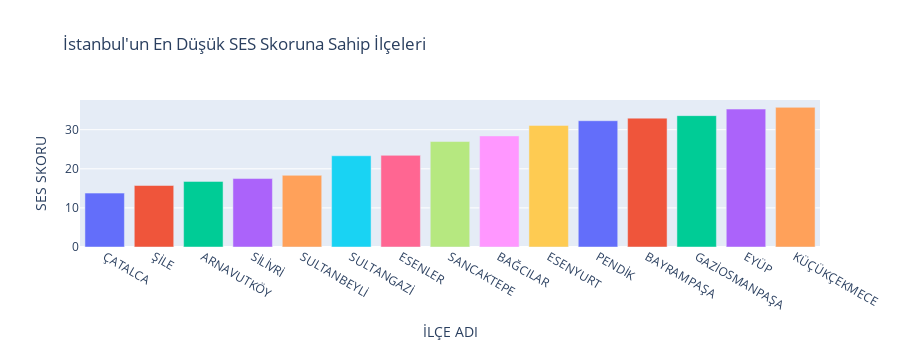

Notebook cell for this chart:
### Code cell
fig = px.bar(son15, x='İLÇE ADI', y='SES SKORU', color='İLÇE ADI', title='İstanbul\'un En Düşük SES Skoruna Sahip İlçeleri')
fig.update_layout(title_x=0.07, height=350)
# no legends
fig.update_layout(showlegend=False)
fig.show()

### Figure 1 — Plotly figure (JSON) as saved in the notebook; plotly's stock layout.template omitted (floating-point values rounded to 4 significant figures)
{"data": [{"alignmentgroup": "True", "hovertemplate": "İLÇE ADI=%{x}<br>SES SKORU=%{y}<extra></extra>", "legendgroup": "ÇATALCA", "marker": {"color": "#636efa", "pattern": {"shape": ""}}, "name": "ÇATALCA", "offsetgroup": "ÇATALCA", "orientation": "v", "showlegend": true, "textposition": "auto", "type": "bar", "x": ["ÇATALCA"], "xaxis": "x", "y": [13.78], "yaxis": "y"}, {"alignmentgroup": "True", "hovertemplate": "İLÇE ADI=%{x}<br>SES SKORU=%{y}<extra></extra>", "legendgroup": "ŞİLE", "marker": {"color": "#EF553B", "pattern": {"shape": ""}}, "name": "ŞİLE", "offsetgroup": "ŞİLE", "orientation": "v", "showlegend": true, "textposition": "auto", "type": "bar", "x": ["ŞİLE"], "xaxis": "x", "y": [15.73], "yaxis": "y"}, {"alignmentgroup": "True", "hovertemplate": "İLÇE ADI=%{x}<br>SES SKORU=%{y}<extra></extra>", "legendgroup": "ARNAVUTKÖY", "marker": {"color": "#00cc96", "pattern": {"shape": ""}}, "name": "ARNAVUTKÖY", "offsetgroup": "ARNAVUTKÖY", "orientation": "v", "showlegend": true, "textposition": "auto", "type": "bar", "x": ["ARNAVUTKÖY"], "xaxis": "x", "y": [16.78], "yaxis": "y"}, {"alignmentgroup": "True", "hovertemplate": "İLÇE ADI=%{x}<br>SES SKORU=%{y}<extra></extra>", "legendgroup": "SİLİVRİ", "marker": {"color": "#ab63fa", "pattern": {"shape": ""}}, "name": "SİLİVRİ", "offsetgroup": "SİLİVRİ", "orientation": "v", "showlegend": true, "textposition": "auto", "type": "bar", "x": ["SİLİVRİ"], "xaxis": "x", "y": [17.5], "yaxis": "y"}, {"alignmentgroup": "True", "hovertemplate": "İLÇE ADI=%{x}<br>SES SKORU=%{y}<extra></extra>", "legendgroup": "SULTANBEYLİ", "marker": {"color": "#FFA15A", "pattern": {"shape": ""}}, "name": "SULTANBEYLİ", "offsetgroup": "SULTANBEYLİ", "orientation": "v", "showlegend": true, "textposition": "auto", "type": "bar", "x": ["SULTANBEYLİ"], "xaxis": "x", "y": [18.33], "yaxis": "y"}, {"alignmentgroup": "True", "hovertemplate": "İLÇE ADI=%{x}<br>SES SKORU=%{y}<extra></extra>", "legendgroup": "SULTANGAZİ", "marker": {"color": "#19d3f3", "pattern": {"shape": ""}}, "name": "SULTANGAZİ", "offsetgroup": "SULTANGAZİ", "orientation": "v", "showlegend": true, "textposition": "auto", "type": "bar", "x": ["SULTANGAZİ"], "xaxis": "x", "y": [23.33], "yaxis": "y"}, {"alignmentgroup": "True", "hovertemplate": "İLÇE ADI=%{x}<br>SES SKORU=%{y}<extra></extra>", "legendgroup": "ESENLER", "marker": {"color": "#FF6692", "pattern": {"shape": ""}}, "name": "ESENLER", "offsetgroup": "ESENLER", "orientation": "v", "showlegend": true, "textposition": "auto", "type": "bar", "x": ["ESENLER"], "xaxis": "x", "y": [23.44], "yaxis": "y"}, {"alignmentgroup": "True", "hovertemplate": "İLÇE ADI=%{x}<br>SES SKORU=%{y}<extra></extra>", "legendgroup": "SANCAKTEPE", "marker": {"color": "#B6E880", "pattern": {"shape": ""}}, "name": "SANCAKTEPE", "offsetgroup": "SANCAKTEPE", "orientation": "v", "showlegend": true, "textposition": "auto", "type": "bar", "x": ["SANCAKTEPE"], "xaxis": "x", "y": [26.97], "yaxis": "y"}, {"alignmentgroup": "True", "hovertemplate": "İLÇE ADI=%{x}<br>SES SKORU=%{y}<extra></extra>", "legendgroup": "BAĞCILAR", "marker": {"color": "#FF97FF", "pattern": {"shape": ""}}, "name": "BAĞCILAR", "offsetgroup": "BAĞCILAR", "orientation": "v", "showlegend": true, "textposition": "auto", "type": "bar", "x": ["BAĞCILAR"], "xaxis": "x", "y": [28.41], "yaxis": "y"}, {"alignmentgroup": "True", "hovertemplate": "İLÇE ADI=%{x}<br>SES SKORU=%{y}<extra></extra>", "legendgroup": "ESENYURT", "marker": {"color": "#FECB52", "pattern": {"shape": ""}}, "name": "ESENYURT", "offsetgroup": "ESENYURT", "orientation": "v", "showlegend": true, "textposition": "auto", "type": "bar", "x": ["ESENYURT"], "xaxis": "x", "y": [31.1], "yaxis": "y"}, {"alignmentgroup": "True", "hovertemplate": "İLÇE ADI=%{x}<br>SES SKORU=%{y}<extra></extra>", "legendgroup": "PENDİK", "marker": {"color": "#636efa", "pattern": {"shape": ""}}, "name": "PENDİK", "offsetgroup": "PENDİK", "orientation": "v", "showlegend": true, "textposition": "auto", "type": "bar", "x": ["PENDİK"], "xaxis": "x", "y": [32.29], "yaxis": "y"}, {"alignmentgroup": "True", "hovertemplate": "İLÇE ADI=%{x}<br>SES SKORU=%{y}<extra></extra>", "legendgroup": "BAYRAMPAŞA", "marker": {"color": "#EF553B", "pattern": {"shape": ""}}, "name": "BAYRAMPAŞA", "offsetgroup": "BAYRAMPAŞA", "orientation": "v", "showlegend": true, "textposition": "auto", "type": "bar", "x": ["BAYRAMPAŞA"], "xaxis": "x", "y": [32.95], "yaxis": "y"}, {"alignmentgroup": "True", "hovertemplate": "İLÇE ADI=%{x}<br>SES SKORU=%{y}<extra></extra>", "legendgroup": "GAZİOSMANPAŞA", "marker": {"color": "#00cc96", "pattern": {"shape": ""}}, "name": "GAZİOSMANPAŞA", "offsetgroup": "GAZİOSMANPAŞA", "orientation": "v", "showlegend": true, "textposition": "auto", "type": "bar", "x": ["GAZİOSMANPAŞA"], "xaxis": "x", "y": [33.59], "yaxis": "y"}, {"alignmentgroup": "True", "hovertemplate": "İLÇE ADI=%{x}<br>SES SKORU=%{y}<extra></extra>", "legendgroup": "EYÜP", "marker": {"color": "#ab63fa", "pattern": {"shape": ""}}, "name": "EYÜP", "offsetgroup": "EYÜP", "orientation": "v", "showlegend": true, "textposition": "auto", "type": "bar", "x": ["EYÜP"], "xaxis": "x", "y": [35.27], "yaxis": "y"}, {"alignmentgroup": "True", "hovertemplate": "İLÇE ADI=%{x}<br>SES SKORU=%{y}<extra></extra>", "legendgroup": "KÜÇÜKÇEKMECE", "marker": {"color": "#FFA15A", "pattern": {"shape": ""}}, "name": "KÜÇÜKÇEKMECE", "offsetgroup": "KÜÇÜKÇEKMECE", "orientation": "v", "showlegend": true, "textposition": "auto", "type": "bar", "x": ["KÜÇÜKÇEKMECE"], "xaxis": "x", "y": [35.71], "yaxis": "y"}], "layout": {"barmode": "relative", "height": 350, "legend": {"title": {"text": "İLÇE ADI"}, "tracegroupgap": 0}, "showlegend": false, "title": {"text": "İstanbul'un En Düşük SES Skoruna Sahip İlçeleri", "x": 0.07}, "xaxis": {"anchor": "y", "categoryarray": ["ÇATALCA", "ŞİLE", "ARNAVUTKÖY", "SİLİVRİ", "SULTANBEYLİ", "SULTANGAZİ", "ESENLER", "SANCAKTEPE", "BAĞCILAR", "ESENYURT", "PENDİK", "BAYRAMPAŞA", "GAZİOSMANPAŞA", "EYÜP", "KÜÇÜKÇEKMECE"], "categoryorder": "array", "domain": [0, 1], "title": {"text": "İLÇE ADI"}}, "yaxis": {"anchor": "x", "domain": [0, 1], "title": {"text": "SES SKORU"}}}}
